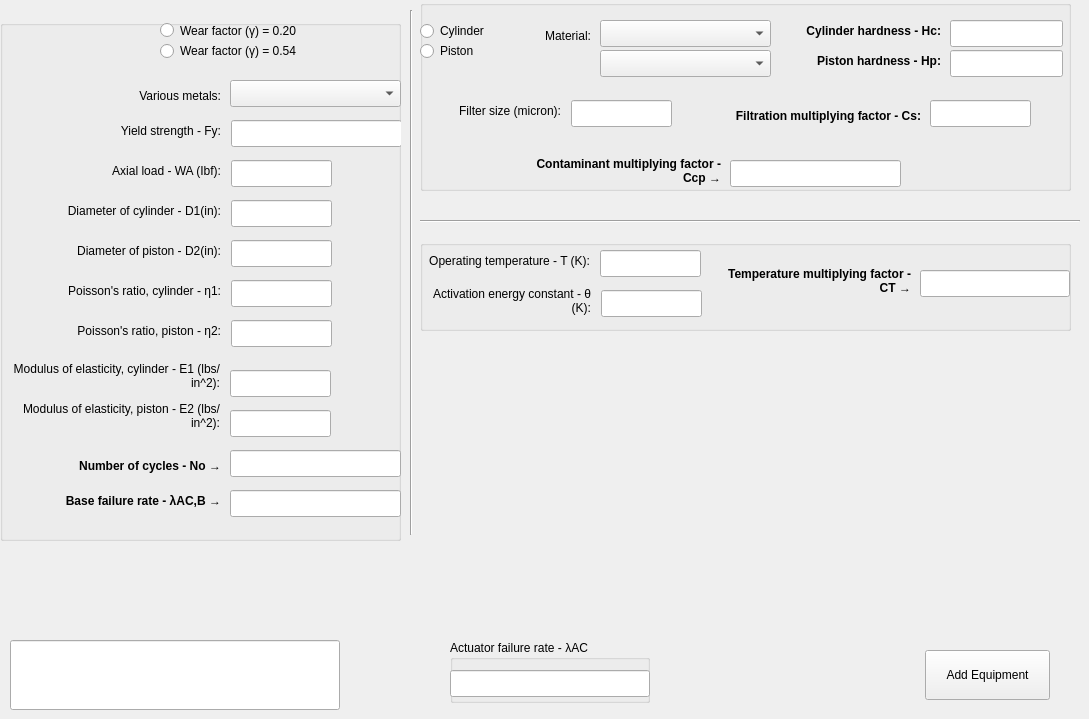
    <widget class="QWidget" name="tab_actuators">
     <attribute name="title">
      <string>Actuators</string>
     </attribute>
     <widget class="Line" name="line_19">
      <property name="geometry">
       <rect>
        <x>410</x>
        <y>10</y>
        <width>3</width>
        <height>525</height>
       </rect>
      </property>
      <property name="orientation">
       <enum>Qt::Vertical</enum>
      </property>
     </widget>
     <widget class="Line" name="line_20">
      <property name="geometry">
       <rect>
        <x>420</x>
        <y>220</y>
        <width>660</width>
        <height>3</height>
       </rect>
      </property>
      <property name="orientation">
       <enum>Qt::Horizontal</enum>
      </property>
     </widget>
     <widget class="QGroupBox" name="groupBox_ac_lambda_ac">
      <property name="geometry">
       <rect>
        <x>450</x>
        <y>640</y>
        <width>200</width>
        <height>63</height>
       </rect>
      </property>
      <property name="font">
       <font>
        <underline>false</underline>
        <strikeout>false</strikeout>
       </font>
      </property>
      <property name="title">
       <string>Actuator failure rate - λAC</string>
      </property>
      <widget class="QLineEdit" name="lineEdit_ac_lambda_ac">
       <property name="geometry">
        <rect>
         <x>0</x>
         <y>30</y>
         <width>200</width>
         <height>27</height>
        </rect>
       </property>
       <property name="readOnly">
        <bool>true</bool>
       </property>
      </widget>
     </widget>
     <widget class="QLineEdit" name="lineEdit_ac_warning_box">
      <property name="geometry">
       <rect>
        <x>10</x>
        <y>640</y>
        <width>330</width>
        <height>70</height>
       </rect>
      </property>
      <property name="readOnly">
       <bool>true</bool>
      </property>
     </widget>
     <widget class="QGroupBox" name="groupBox_ac_lambda_ac_b">
      <property name="geometry">
       <rect>
        <x>0</x>
        <y>20</y>
        <width>401</width>
        <height>521</height>
       </rect>
      </property>
      <property name="title">
       <string/>
      </property>
      <widget class="QLabel" name="label_ac_w_a">
       <property name="geometry">
        <rect>
         <x>80</x>
         <y>130</y>
         <width>141</width>
         <height>41</height>
        </rect>
       </property>
       <property name="text">
        <string>Axial load - WA (Ibf):</string>
       </property>
       <property name="alignment">
        <set>Qt::AlignRight|Qt::AlignTrailing|Qt::AlignVCenter</set>
       </property>
       <property name="wordWrap">
        <bool>true</bool>
       </property>
      </widget>
      <widget class="QLineEdit" name="lineEdit_ac_n_o">
       <property name="geometry">
        <rect>
         <x>230</x>
         <y>430</y>
         <width>171</width>
         <height>27</height>
        </rect>
       </property>
       <property name="readOnly">
        <bool>true</bool>
       </property>
      </widget>
      <widget class="QLineEdit" name="lineEdit_ac_mu_2">
       <property name="geometry">
        <rect>
         <x>231</x>
         <y>300</y>
         <width>101</width>
         <height>27</height>
        </rect>
       </property>
      </widget>
      <widget class="QLineEdit" name="lineEdit_ac_d_1">
       <property name="geometry">
        <rect>
         <x>231</x>
         <y>180</y>
         <width>101</width>
         <height>27</height>
        </rect>
       </property>
      </widget>
      <widget class="QLabel" name="label_ac_n_o">
       <property name="geometry">
        <rect>
         <x>30</x>
         <y>430</y>
         <width>191</width>
         <height>31</height>
        </rect>
       </property>
       <property name="font">
        <font>
         <weight>75</weight>
         <bold>true</bold>
        </font>
       </property>
       <property name="text">
        <string>Number of cycles - No →</string>
       </property>
       <property name="alignment">
        <set>Qt::AlignRight|Qt::AlignTrailing|Qt::AlignVCenter</set>
       </property>
       <property name="wordWrap">
        <bool>true</bool>
       </property>
      </widget>
      <widget class="QLineEdit" name="lineEdit_ac_w_a">
       <property name="geometry">
        <rect>
         <x>231</x>
         <y>140</y>
         <width>101</width>
         <height>27</height>
        </rect>
       </property>
      </widget>
      <widget class="QLineEdit" name="lineEdit_ac_e_1">
       <property name="geometry">
        <rect>
         <x>230</x>
         <y>350</y>
         <width>101</width>
         <height>27</height>
        </rect>
       </property>
      </widget>
      <widget class="QLabel" name="label_ac_e_1">
       <property name="geometry">
        <rect>
         <x>9</x>
         <y>330</y>
         <width>211</width>
         <height>51</height>
        </rect>
       </property>
       <property name="text">
        <string>Modulus of elasticity, cylinder - E1 (lbs/in^2):</string>
       </property>
       <property name="alignment">
        <set>Qt::AlignRight|Qt::AlignTrailing|Qt::AlignVCenter</set>
       </property>
       <property name="wordWrap">
        <bool>true</bool>
       </property>
      </widget>
      <widget class="QLabel" name="label_ac_mu_2">
       <property name="geometry">
        <rect>
         <x>20</x>
         <y>290</y>
         <width>201</width>
         <height>41</height>
        </rect>
       </property>
       <property name="text">
        <string>Poisson's ratio, piston - η2:</string>
       </property>
       <property name="alignment">
        <set>Qt::AlignRight|Qt::AlignTrailing|Qt::AlignVCenter</set>
       </property>
       <property name="wordWrap">
        <bool>true</bool>
       </property>
      </widget>
      <widget class="QRadioButton" name="radioButton_ac_gama_0_54">
       <property name="geometry">
        <rect>
         <x>160</x>
         <y>20</y>
         <width>175</width>
         <height>22</height>
        </rect>
       </property>
       <property name="text">
        <string>Wear factor (γ) = 0.54</string>
       </property>
      </widget>
      <widget class="QLabel" name="label_ac_e_2">
       <property name="geometry">
        <rect>
         <x>19</x>
         <y>370</y>
         <width>201</width>
         <height>51</height>
        </rect>
       </property>
       <property name="text">
        <string>Modulus of elasticity, piston - E2 (lbs/in^2):</string>
       </property>
       <property name="alignment">
        <set>Qt::AlignRight|Qt::AlignTrailing|Qt::AlignVCenter</set>
       </property>
       <property name="wordWrap">
        <bool>true</bool>
       </property>
      </widget>
      <widget class="QLineEdit" name="lineEdit_ac_e_2">
       <property name="geometry">
        <rect>
         <x>230</x>
         <y>390</y>
         <width>101</width>
         <height>27</height>
        </rect>
       </property>
      </widget>
      <widget class="QLineEdit" name="lineEdit_ac_f_y">
       <property name="geometry">
        <rect>
         <x>231</x>
         <y>100</y>
         <width>171</width>
         <height>27</height>
        </rect>
       </property>
       <property name="readOnly">
        <bool>true</bool>
       </property>
      </widget>
      <widget class="QLabel" name="label_ac_various_metals">
       <property name="geometry">
        <rect>
         <x>30</x>
         <y>60</y>
         <width>191</width>
         <height>31</height>
        </rect>
       </property>
       <property name="text">
        <string>Various metals:</string>
       </property>
       <property name="alignment">
        <set>Qt::AlignRight|Qt::AlignTrailing|Qt::AlignVCenter</set>
       </property>
       <property name="wordWrap">
        <bool>true</bool>
       </property>
      </widget>
      <widget class="QLabel" name="label_ac_lambda_ac_b">
       <property name="geometry">
        <rect>
         <x>30</x>
         <y>460</y>
         <width>191</width>
         <height>41</height>
        </rect>
       </property>
       <property name="font">
        <font>
         <weight>75</weight>
         <bold>true</bold>
        </font>
       </property>
       <property name="text">
        <string>Base failure rate - λAC,B →</string>
       </property>
       <property name="alignment">
        <set>Qt::AlignRight|Qt::AlignTrailing|Qt::AlignVCenter</set>
       </property>
       <property name="wordWrap">
        <bool>true</bool>
       </property>
      </widget>
      <widget class="QComboBox" name="comboBox_ac_various_metals">
       <property name="geometry">
        <rect>
         <x>230</x>
         <y>60</y>
         <width>171</width>
         <height>27</height>
        </rect>
       </property>
      </widget>
      <widget class="QLabel" name="label_ac_d_2">
       <property name="geometry">
        <rect>
         <x>20</x>
         <y>210</y>
         <width>201</width>
         <height>41</height>
        </rect>
       </property>
       <property name="text">
        <string>Diameter of piston - D2(in):</string>
       </property>
       <property name="alignment">
        <set>Qt::AlignRight|Qt::AlignTrailing|Qt::AlignVCenter</set>
       </property>
       <property name="wordWrap">
        <bool>true</bool>
       </property>
      </widget>
      <widget class="QLineEdit" name="lineEdit_ac_d_2">
       <property name="geometry">
        <rect>
         <x>231</x>
         <y>220</y>
         <width>101</width>
         <height>27</height>
        </rect>
       </property>
      </widget>
      <widget class="QRadioButton" name="radioButton_ac_gama_0_2">
       <property name="geometry">
        <rect>
         <x>160</x>
         <y>0</y>
         <width>175</width>
         <height>21</height>
        </rect>
       </property>
       <property name="text">
        <string>Wear factor (γ) = 0.20</string>
       </property>
      </widget>
      <widget class="QLabel" name="label_ac_f_y">
       <property name="geometry">
        <rect>
         <x>80</x>
         <y>90</y>
         <width>141</width>
         <height>41</height>
        </rect>
       </property>
       <property name="text">
        <string>Yield strength - Fy:</string>
       </property>
       <property name="alignment">
        <set>Qt::AlignRight|Qt::AlignTrailing|Qt::AlignVCenter</set>
       </property>
       <property name="wordWrap">
        <bool>true</bool>
       </property>
      </widget>
      <widget class="QLabel" name="label_ac_d_1">
       <property name="geometry">
        <rect>
         <x>10</x>
         <y>170</y>
         <width>211</width>
         <height>41</height>
        </rect>
       </property>
       <property name="text">
        <string>Diameter of cylinder - D1(in):</string>
       </property>
       <property name="alignment">
        <set>Qt::AlignRight|Qt::AlignTrailing|Qt::AlignVCenter</set>
       </property>
       <property name="wordWrap">
        <bool>true</bool>
       </property>
      </widget>
      <widget class="QLineEdit" name="lineEdit_ac_mu_1">
       <property name="geometry">
        <rect>
         <x>231</x>
         <y>260</y>
         <width>101</width>
         <height>27</height>
        </rect>
       </property>
      </widget>
      <widget class="QLabel" name="label_ac_mu_1">
       <property name="geometry">
        <rect>
         <x>20</x>
         <y>250</y>
         <width>201</width>
         <height>41</height>
        </rect>
       </property>
       <property name="text">
        <string>Poisson's ratio, cylinder - η1:</string>
       </property>
       <property name="alignment">
        <set>Qt::AlignRight|Qt::AlignTrailing|Qt::AlignVCenter</set>
       </property>
       <property name="wordWrap">
        <bool>true</bool>
       </property>
      </widget>
      <widget class="QLineEdit" name="lineEdit_ac_lambda_ac_b">
       <property name="geometry">
        <rect>
         <x>230</x>
         <y>470</y>
         <width>171</width>
         <height>27</height>
        </rect>
       </property>
       <property name="readOnly">
        <bool>true</bool>
       </property>
      </widget>
     </widget>
     <widget class="QGroupBox" name="groupBox_ac_c_cp">
      <property name="geometry">
       <rect>
        <x>420</x>
        <y>0</y>
        <width>651</width>
        <height>191</height>
       </rect>
      </property>
      <property name="title">
       <string/>
      </property>
      <widget class="QLabel" name="label_ac_h_p">
       <property name="geometry">
        <rect>
         <x>340</x>
         <y>50</y>
         <width>181</width>
         <height>21</height>
        </rect>
       </property>
       <property name="font">
        <font>
         <weight>75</weight>
         <bold>true</bold>
        </font>
       </property>
       <property name="text">
        <string>Piston hardness - Hp:</string>
       </property>
       <property name="alignment">
        <set>Qt::AlignRight|Qt::AlignTrailing|Qt::AlignVCenter</set>
       </property>
       <property name="wordWrap">
        <bool>true</bool>
       </property>
      </widget>
      <widget class="QLineEdit" name="lineEdit_ac_filter_size">
       <property name="geometry">
        <rect>
         <x>151</x>
         <y>100</y>
         <width>101</width>
         <height>27</height>
        </rect>
       </property>
       <property name="text">
        <string/>
       </property>
      </widget>
      <widget class="QLineEdit" name="lineEdit_ac_c_cp">
       <property name="geometry">
        <rect>
         <x>310</x>
         <y>160</y>
         <width>171</width>
         <height>27</height>
        </rect>
       </property>
       <property name="readOnly">
        <bool>true</bool>
       </property>
      </widget>
      <widget class="QLabel" name="label_ac_material">
       <property name="geometry">
        <rect>
         <x>110</x>
         <y>20</y>
         <width>61</width>
         <height>31</height>
        </rect>
       </property>
       <property name="text">
        <string>Material:</string>
       </property>
       <property name="alignment">
        <set>Qt::AlignRight|Qt::AlignTrailing|Qt::AlignVCenter</set>
       </property>
       <property name="wordWrap">
        <bool>true</bool>
       </property>
      </widget>
      <widget class="QLineEdit" name="lineEdit_ac_c_s">
       <property name="geometry">
        <rect>
         <x>510</x>
         <y>100</y>
         <width>101</width>
         <height>27</height>
        </rect>
       </property>
       <property name="text">
        <string/>
       </property>
       <property name="readOnly">
        <bool>true</bool>
       </property>
      </widget>
      <widget class="QLineEdit" name="lineEdit_ac_h_p">
       <property name="geometry">
        <rect>
         <x>530</x>
         <y>50</y>
         <width>113</width>
         <height>27</height>
        </rect>
       </property>
       <property name="text">
        <string/>
       </property>
       <property name="readOnly">
        <bool>true</bool>
       </property>
      </widget>
      <widget class="QRadioButton" name="radioButton_ac_piston">
       <property name="geometry">
        <rect>
         <x>0</x>
         <y>40</y>
         <width>91</width>
         <height>22</height>
        </rect>
       </property>
       <property name="text">
        <string>Piston</string>
       </property>
      </widget>
      <widget class="QLabel" name="label_ac_h_c">
       <property name="geometry">
        <rect>
         <x>340</x>
         <y>20</y>
         <width>181</width>
         <height>21</height>
        </rect>
       </property>
       <property name="font">
        <font>
         <weight>75</weight>
         <bold>true</bold>
        </font>
       </property>
       <property name="text">
        <string>Cylinder hardness - Hc:</string>
       </property>
       <property name="alignment">
        <set>Qt::AlignRight|Qt::AlignTrailing|Qt::AlignVCenter</set>
       </property>
       <property name="wordWrap">
        <bool>true</bool>
       </property>
      </widget>
      <widget class="QComboBox" name="comboBox_material_types">
       <property name="geometry">
        <rect>
         <x>180</x>
         <y>50</y>
         <width>171</width>
         <height>27</height>
        </rect>
       </property>
      </widget>
      <widget class="QLineEdit" name="lineEdit_ac_h_c">
       <property name="geometry">
        <rect>
         <x>530</x>
         <y>20</y>
         <width>113</width>
         <height>27</height>
        </rect>
       </property>
       <property name="text">
        <string/>
       </property>
       <property name="readOnly">
        <bool>true</bool>
       </property>
      </widget>
      <widget class="QLabel" name="label_ac_c_s">
       <property name="geometry">
        <rect>
         <x>260</x>
         <y>90</y>
         <width>241</width>
         <height>51</height>
        </rect>
       </property>
       <property name="font">
        <font>
         <weight>75</weight>
         <bold>true</bold>
        </font>
       </property>
       <property name="text">
        <string>Filtration multiplying factor - Cs:</string>
       </property>
       <property name="alignment">
        <set>Qt::AlignRight|Qt::AlignTrailing|Qt::AlignVCenter</set>
       </property>
       <property name="wordWrap">
        <bool>true</bool>
       </property>
      </widget>
      <widget class="QLabel" name="label_ac_c_cp">
       <property name="geometry">
        <rect>
         <x>110</x>
         <y>150</y>
         <width>191</width>
         <height>41</height>
        </rect>
       </property>
       <property name="font">
        <font>
         <weight>75</weight>
         <bold>true</bold>
        </font>
       </property>
       <property name="text">
        <string>Contaminant multiplying factor - Ccp →</string>
       </property>
       <property name="alignment">
        <set>Qt::AlignRight|Qt::AlignTrailing|Qt::AlignVCenter</set>
       </property>
       <property name="wordWrap">
        <bool>true</bool>
       </property>
      </widget>
      <widget class="QComboBox" name="comboBox_ac_materials">
       <property name="geometry">
        <rect>
         <x>180</x>
         <y>20</y>
         <width>171</width>
         <height>27</height>
        </rect>
       </property>
      </widget>
      <widget class="QRadioButton" name="radioButton_ac_cylinder">
       <property name="geometry">
        <rect>
         <x>0</x>
         <y>20</y>
         <width>91</width>
         <height>22</height>
        </rect>
       </property>
       <property name="text">
        <string>Cylinder</string>
       </property>
      </widget>
      <widget class="QLabel" name="label_ac_filter_size">
       <property name="geometry">
        <rect>
         <x>0</x>
         <y>90</y>
         <width>141</width>
         <height>41</height>
        </rect>
       </property>
       <property name="text">
        <string>Filter size (micron):</string>
       </property>
       <property name="alignment">
        <set>Qt::AlignRight|Qt::AlignTrailing|Qt::AlignVCenter</set>
       </property>
       <property name="wordWrap">
        <bool>true</bool>
       </property>
      </widget>
     </widget>
     <widget class="QGroupBox" name="groupBox_ac_c_t">
      <property name="geometry">
       <rect>
        <x>420</x>
        <y>240</y>
        <width>651</width>
        <height>91</height>
       </rect>
      </property>
      <property name="title">
       <string/>
      </property>
      <widget class="QLineEdit" name="lineEdit_ac_teta">
       <property name="geometry">
        <rect>
         <x>181</x>
         <y>50</y>
         <width>101</width>
         <height>27</height>
        </rect>
       </property>
      </widget>
      <widget class="QLabel" name="label_ac_c_t">
       <property name="geometry">
        <rect>
         <x>300</x>
         <y>20</y>
         <width>191</width>
         <height>41</height>
        </rect>
       </property>
       <property name="font">
        <font>
         <weight>75</weight>
         <bold>true</bold>
        </font>
       </property>
       <property name="text">
        <string>Temperature multiplying factor - CT →</string>
       </property>
       <property name="alignment">
        <set>Qt::AlignRight|Qt::AlignTrailing|Qt::AlignVCenter</set>
       </property>
       <property name="wordWrap">
        <bool>true</bool>
       </property>
      </widget>
      <widget class="QLabel" name="label_ac_t">
       <property name="geometry">
        <rect>
         <x>-1</x>
         <y>0</y>
         <width>171</width>
         <height>41</height>
        </rect>
       </property>
       <property name="text">
        <string>Operating temperature - T (K):</string>
       </property>
       <property name="alignment">
        <set>Qt::AlignRight|Qt::AlignTrailing|Qt::AlignVCenter</set>
       </property>
       <property name="wordWrap">
        <bool>true</bool>
       </property>
      </widget>
      <widget class="QLineEdit" name="lineEdit_ac_t">
       <property name="geometry">
        <rect>
         <x>180</x>
         <y>10</y>
         <width>101</width>
         <height>27</height>
        </rect>
       </property>
      </widget>
      <widget class="QLabel" name="label_ac_teta">
       <property name="geometry">
        <rect>
         <x>0</x>
         <y>40</y>
         <width>171</width>
         <height>41</height>
        </rect>
       </property>
       <property name="text">
        <string>Activation energy constant - θ (K):</string>
       </property>
       <property name="alignment">
        <set>Qt::AlignRight|Qt::AlignTrailing|Qt::AlignVCenter</set>
       </property>
       <property name="wordWrap">
        <bool>true</bool>
       </property>
      </widget>
      <widget class="QLineEdit" name="lineEdit_ac_c_t">
       <property name="geometry">
        <rect>
         <x>500</x>
         <y>30</y>
         <width>150</width>
         <height>27</height>
        </rect>
       </property>
       <property name="readOnly">
        <bool>true</bool>
       </property>
      </widget>
     </widget>
     <widget class="QPushButton" name="addButton_c_me_actuators">
      <property name="geometry">
       <rect>
        <x>925</x>
        <y>650</y>
        <width>125</width>
        <height>50</height>
       </rect>
      </property>
      <property name="text">
       <string>Add Equipment</string>
      </property>
     </widget>
    </widget>
